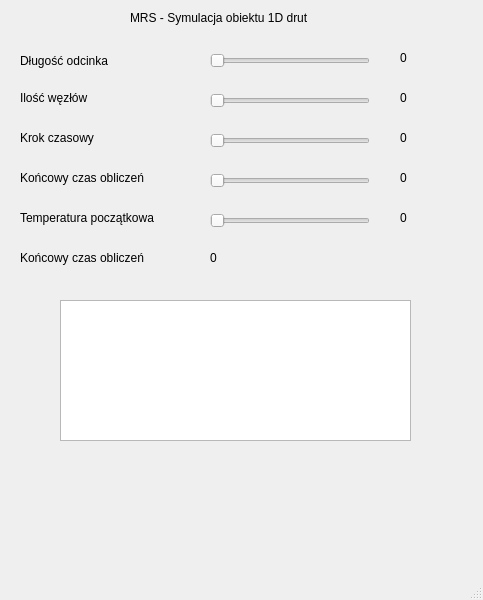
<?xml version="1.0" encoding="UTF-8"?>
<ui version="4.0">
 <class>MainWindow</class>
 <widget class="QMainWindow" name="MainWindow">
  <property name="geometry">
   <rect>
    <x>0</x>
    <y>0</y>
    <width>483</width>
    <height>600</height>
   </rect>
  </property>
  <property name="windowTitle">
   <string>MainWindow</string>
  </property>
  <widget class="QWidget" name="centralwidget">
   <widget class="QLabel" name="label">
    <property name="geometry">
     <rect>
      <x>20</x>
      <y>50</y>
      <width>101</width>
      <height>21</height>
     </rect>
    </property>
    <property name="text">
     <string>Długość odcinka </string>
    </property>
   </widget>
   <widget class="QLabel" name="label_2">
    <property name="geometry">
     <rect>
      <x>130</x>
      <y>10</y>
      <width>211</width>
      <height>16</height>
     </rect>
    </property>
    <property name="text">
     <string>MRS - Symulacja obiektu 1D drut</string>
    </property>
   </widget>
   <widget class="QLabel" name="label_3">
    <property name="geometry">
     <rect>
      <x>20</x>
      <y>90</y>
      <width>101</width>
      <height>16</height>
     </rect>
    </property>
    <property name="text">
     <string>Ilość węzłów </string>
    </property>
   </widget>
   <widget class="QLabel" name="label_4">
    <property name="geometry">
     <rect>
      <x>20</x>
      <y>130</y>
      <width>91</width>
      <height>16</height>
     </rect>
    </property>
    <property name="text">
     <string>Krok czasowy</string>
    </property>
   </widget>
   <widget class="QSlider" name="horizontalSlider">
    <property name="geometry">
     <rect>
      <x>210</x>
      <y>50</y>
      <width>160</width>
      <height>22</height>
     </rect>
    </property>
    <property name="orientation">
     <enum>Qt::Horizontal</enum>
    </property>
   </widget>
   <widget class="QSlider" name="horizontalSlider_2">
    <property name="geometry">
     <rect>
      <x>210</x>
      <y>90</y>
      <width>160</width>
      <height>22</height>
     </rect>
    </property>
    <property name="orientation">
     <enum>Qt::Horizontal</enum>
    </property>
   </widget>
   <widget class="QSlider" name="horizontalSlider_3">
    <property name="geometry">
     <rect>
      <x>210</x>
      <y>130</y>
      <width>160</width>
      <height>22</height>
     </rect>
    </property>
    <property name="orientation">
     <enum>Qt::Horizontal</enum>
    </property>
   </widget>
   <widget class="QLabel" name="label_5">
    <property name="geometry">
     <rect>
      <x>20</x>
      <y>170</y>
      <width>141</width>
      <height>16</height>
     </rect>
    </property>
    <property name="text">
     <string>Końcowy czas obliczeń</string>
    </property>
   </widget>
   <widget class="QSlider" name="horizontalSlider_4">
    <property name="geometry">
     <rect>
      <x>210</x>
      <y>170</y>
      <width>160</width>
      <height>22</height>
     </rect>
    </property>
    <property name="orientation">
     <enum>Qt::Horizontal</enum>
    </property>
   </widget>
   <widget class="QLabel" name="label_6">
    <property name="geometry">
     <rect>
      <x>20</x>
      <y>210</y>
      <width>151</width>
      <height>16</height>
     </rect>
    </property>
    <property name="text">
     <string>Temperatura początkowa</string>
    </property>
   </widget>
   <widget class="QSlider" name="horizontalSlider_5">
    <property name="geometry">
     <rect>
      <x>210</x>
      <y>210</y>
      <width>160</width>
      <height>22</height>
     </rect>
    </property>
    <property name="orientation">
     <enum>Qt::Horizontal</enum>
    </property>
   </widget>
   <widget class="QGraphicsView" name="graphicsView">
    <property name="geometry">
     <rect>
      <x>60</x>
      <y>300</y>
      <width>351</width>
      <height>141</height>
     </rect>
    </property>
   </widget>
   <widget class="QLabel" name="label_7">
    <property name="geometry">
     <rect>
      <x>20</x>
      <y>250</y>
      <width>161</width>
      <height>16</height>
     </rect>
    </property>
    <property name="text">
     <string>Końcowy czas obliczeń</string>
    </property>
   </widget>
   <widget class="QLabel" name="label_8">
    <property name="geometry">
     <rect>
      <x>400</x>
      <y>50</y>
      <width>55</width>
      <height>16</height>
     </rect>
    </property>
    <property name="text">
     <string>0</string>
    </property>
   </widget>
   <widget class="QLabel" name="label_9">
    <property name="geometry">
     <rect>
      <x>400</x>
      <y>90</y>
      <width>55</width>
      <height>16</height>
     </rect>
    </property>
    <property name="text">
     <string>0</string>
    </property>
   </widget>
   <widget class="QLabel" name="label_10">
    <property name="geometry">
     <rect>
      <x>400</x>
      <y>130</y>
      <width>55</width>
      <height>16</height>
     </rect>
    </property>
    <property name="text">
     <string>0</string>
    </property>
   </widget>
   <widget class="QLabel" name="label_11">
    <property name="geometry">
     <rect>
      <x>400</x>
      <y>170</y>
      <width>55</width>
      <height>16</height>
     </rect>
    </property>
    <property name="text">
     <string>0</string>
    </property>
   </widget>
   <widget class="QLabel" name="label_12">
    <property name="geometry">
     <rect>
      <x>400</x>
      <y>210</y>
      <width>55</width>
      <height>16</height>
     </rect>
    </property>
    <property name="text">
     <string>0</string>
    </property>
   </widget>
   <widget class="QLabel" name="label_13">
    <property name="geometry">
     <rect>
      <x>210</x>
      <y>250</y>
      <width>55</width>
      <height>16</height>
     </rect>
    </property>
    <property name="text">
     <string>0</string>
    </property>
   </widget>
  </widget>
  <widget class="QMenuBar" name="menubar">
   <property name="geometry">
    <rect>
     <x>0</x>
     <y>0</y>
     <width>483</width>
     <height>26</height>
    </rect>
   </property>
  </widget>
  <widget class="QStatusBar" name="statusbar"/>
 </widget>
 <resources/>
 <connections/>
</ui>
